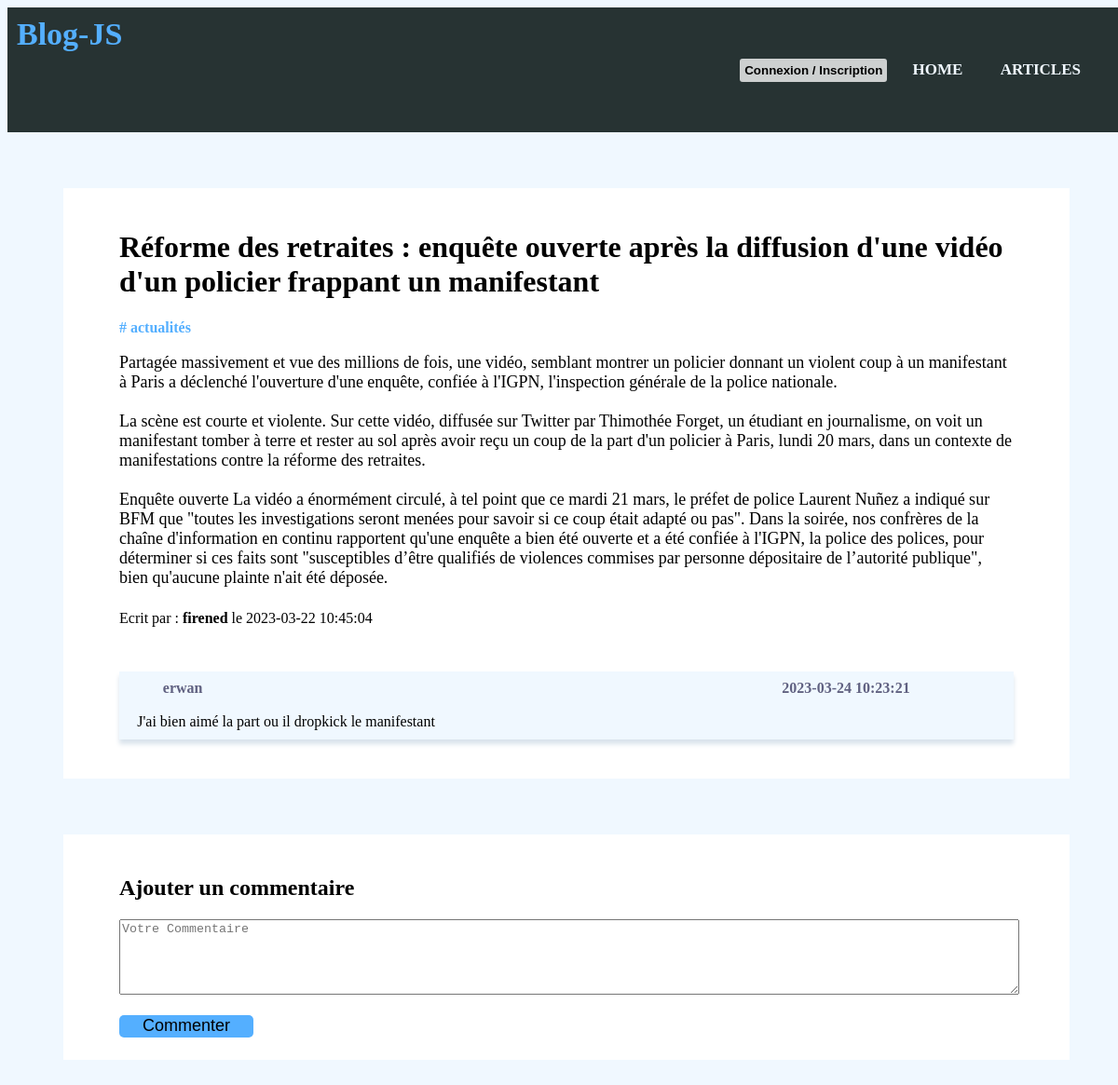
/AfficherArticle.php?Articleid=65, run on the app's committed database.
### tables this page shows
CREATE TABLE `posts` (
  `id` int(11) NOT NULL,
  `userid` varchar(255) NOT NULL,
  `title` varchar(255) NOT NULL,
  `createdat` datetime NOT NULL,
  `content` text NOT NULL,
  `categoryid` varchar(255) NOT NULL
);

CREATE TABLE `commentaires` (
  `id` int(11) NOT NULL,
  `id_Article` int(255) NOT NULL,
  `id_User` varchar(255) NOT NULL,
  `Commentaire` text NOT NULL,
  `date` datetime NOT NULL
);

### Post.php (called while the page is built, shortened)
<?php
class Post
{
    private $conn;
    public function __construct()
    {
        $db_username = 'root';
        $db_password = '';
        try {
            $this->conn = new PDO('mysql:host=localhost;dbname=blog;charset=utf8', $db_username, $db_password);
            $this->conn->setAttribute(PDO::ATTR_ERRMODE, PDO::ERRMODE_EXCEPTION);
        } catch (PDOException $e) {
        }
    }
    public function GETComment($ArticleId){
            $sql = "SELECT * FROM `commentaires` Where `id_Article` = ".$ArticleId." ORDER BY `date` DESC";
            $req = $this->conn->prepare($sql);
            $req->execute();
            $result = $req->fetchAll();
            return $result;
}
    public function GetArticle($idArticle)
    {
        $sql = "SELECT * FROM `posts` Where `id` = ".$idArticle;
        $req = $this->conn->prepare($sql);
        $req->execute();
        $result = $req->fetchAll();
        return $result;
    }
}
$newPost = new Post();
?>

### AfficherArticle.php (the view, shortened to what this page needs)
<?php
require_once('Post.php');
if (isset($_GET['Articleid']) && !empty($_GET['Articleid'])) {
    $currentArticle = (int) strip_tags($_GET['Articleid']);
} else {
    header('Location:/Blog-js/index.php');
}
$Value = $newPost->GetArticle($currentArticle);
$Value = $Value[0];
$Results = $newPost->GETComment($Value["id"]);
?>
<!DOCTYPE html>
<html lang="en">
<head>
    <link rel="stylesheet" href="CSS/Article.css">
</head>
<body>
    <?php require_once("Nav/nav.php") ?>
    <div id="MainArticle">
        <h1>
            <?= $Value['title'] ?>
        </h1>
        <p id="catégories">#
            <?= $Value['categoryid'] ?>
        </p>
        <p id="content">
            <?= $Value['content'] ?>
        </p><br>
        <div id="ArticleInfo">
            <?php echo "Ecrit par : <strong>" . $Value['userid'] . "</strong> le  " . $Value['createdat']; ?>
        </div>
        <div id="comments">
            <?php foreach ($Results as $key => $Result): ?>
                <?= "<div class='Com'><div class='ComInfo'>" . "<div>" . $Result['id_User'] . "</div>" . " " . $Result['date'] . "</div><br>" ."<div id='commentaire'>". $Result['Commentaire'] . "</div></div><br>" ?>
            <?php endforeach; ?>
        </div>
    </div>
    <div id="comment">
        <h2>Ajouter un commentaire</h2>
        <form>
            <textarea name="commentaire" id="commentaire" cols="30" rows="5"
                placeholder="Votre Commentaire" required></textarea><br><br>
            <button id="addBtn" name="BTComment">Commenter</button>
        </form>
    </div>
</body>
</html>

### CSS/Article.css (style rules this page uses)
body { background-color: aliceblue; width: 100%; height: 100%; }
#content { font-size: large; width: 100%; height: 30vh; }
#addBtn { height: 3vh; border-radius: 5px; border-style: none; background-color: #54afff; width: 15%; font-size: large; }
#catégories { color: #54afff; font-weight: bolder; }
#MainArticle { background-color: white; height: 100%; margin:5%; padding: 2% 5% 2%; }
#ArticleInfo { margin-bottom: 5%; }
#comment { background-color: white; height: 100%; margin:5%; margin-top: 0; padding: 2% 5% 2%; }
#commentaire { overflow-y: hidden; word-wrap: break-word; width: 100%; }
.Com { margin-top:1%; padding:1% 2% 1% 2%; background-color:aliceblue; box-shadow: 0px 5px 5px rgb(217, 227, 236); }
.ComInfo { display: flex; justify-content: space-between; font-weight: bolder; color:rgb(96, 97, 129); padding-left: 3%; padding-right: 10%; }

### data on the page
posts: title "Réforme des retraites : enquête ouverte après la diffusion d'une vidéo d'un policier frappant un manifestant", categoryid "actualités", content "Partagée massivement et vue des millions de fois, une vidéo, semblant montrer un policier donnant un violent coup à un manifestant à Paris a déclenché l'ouverture d'une enquête, confiée à l'IGPN, l'inspection générale de la police nationale. La scène est courte et violente. Sur cette vidéo, diffusée sur Twitter par Thimothée Forget, un étudiant en journalisme, on voit un manifestant tomber à terre et rester au sol après avoir reçu un coup de la part d'un policier à Paris, lundi 20 mars, dans un contexte de manifestations contre la réforme des retraites. Enquête ouverte La vidéo a énormément circulé, à tel point que ce mardi 21 mars, le préfet de police Laurent Nuñez a indiqué sur BFM que…", userid "firened", createdat "2023-03-22 10:45:04"
commentaires: id_User "erwan", date "2023-03-24 10:23:21", Commentaire "J'ai bien aimé la part ou il dropkick le manifestant"
